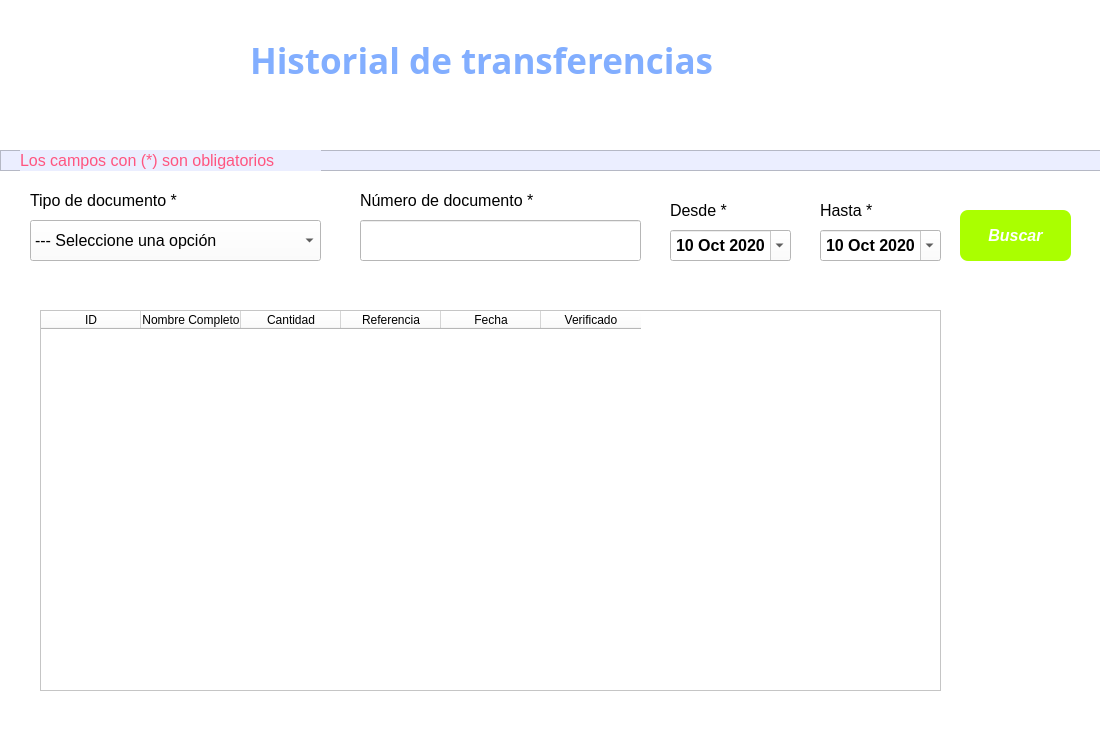
<?xml version="1.0" encoding="UTF-8"?>
<ui version="4.0">
 <class>Dialog</class>
 <widget class="QDialog" name="Dialog">
  <property name="windowModality">
   <enum>Qt::ApplicationModal</enum>
  </property>
  <property name="geometry">
   <rect>
    <x>0</x>
    <y>0</y>
    <width>1100</width>
    <height>730</height>
   </rect>
  </property>
  <property name="sizePolicy">
   <sizepolicy hsizetype="Preferred" vsizetype="Preferred">
    <horstretch>0</horstretch>
    <verstretch>0</verstretch>
   </sizepolicy>
  </property>
  <property name="minimumSize">
   <size>
    <width>1100</width>
    <height>300</height>
   </size>
  </property>
  <property name="maximumSize">
   <size>
    <width>1100</width>
    <height>730</height>
   </size>
  </property>
  <property name="font">
   <font>
    <bold>false</bold>
   </font>
  </property>
  <property name="contextMenuPolicy">
   <enum>Qt::DefaultContextMenu</enum>
  </property>
  <property name="windowTitle">
   <string>Historial de transferencias</string>
  </property>
  <property name="layoutDirection">
   <enum>Qt::LeftToRight</enum>
  </property>
  <property name="styleSheet">
   <string notr="true">background-color: rgb(255, 255, 255);</string>
  </property>
  <property name="sizeGripEnabled">
   <bool>false</bool>
  </property>
  <property name="modal">
   <bool>true</bool>
  </property>
  <widget class="QLabel" name="label">
   <property name="geometry">
    <rect>
     <x>30</x>
     <y>0</y>
     <width>161</width>
     <height>131</height>
    </rect>
   </property>
   <property name="text">
    <string/>
   </property>
   <property name="pixmap">
    <pixmap>../82392.png</pixmap>
   </property>
   <property name="scaledContents">
    <bool>true</bool>
   </property>
  </widget>
  <widget class="QLabel" name="label_3">
   <property name="geometry">
    <rect>
     <x>250</x>
     <y>40</y>
     <width>471</width>
     <height>41</height>
    </rect>
   </property>
   <property name="font">
    <font>
     <family>Rockwell Condensed</family>
     <pointsize>26</pointsize>
     <bold>true</bold>
    </font>
   </property>
   <property name="styleSheet">
    <string notr="true">color: rgb(130, 174, 255);</string>
   </property>
   <property name="text">
    <string>Historial de transferencias</string>
   </property>
  </widget>
  <widget class="QLabel" name="label_4">
   <property name="geometry">
    <rect>
     <x>30</x>
     <y>190</y>
     <width>171</width>
     <height>21</height>
    </rect>
   </property>
   <property name="font">
    <font>
     <pointsize>12</pointsize>
     <bold>false</bold>
    </font>
   </property>
   <property name="text">
    <string>Tipo de documento *</string>
   </property>
  </widget>
  <widget class="QComboBox" name="cbTipo">
   <property name="geometry">
    <rect>
     <x>30</x>
     <y>220</y>
     <width>291</width>
     <height>41</height>
    </rect>
   </property>
   <property name="font">
    <font>
     <pointsize>12</pointsize>
     <bold>false</bold>
    </font>
   </property>
   <item>
    <property name="text">
     <string>--- Seleccione una opción</string>
    </property>
   </item>
   <item>
    <property name="text">
     <string>DNI - Documento Identificativo</string>
    </property>
   </item>
   <item>
    <property name="text">
     <string>PSS - Pasaporte</string>
    </property>
   </item>
   <item>
    <property name="text">
     <string>VISA</string>
    </property>
   </item>
  </widget>
  <widget class="QLabel" name="label_5">
   <property name="geometry">
    <rect>
     <x>360</x>
     <y>190</y>
     <width>201</width>
     <height>21</height>
    </rect>
   </property>
   <property name="font">
    <font>
     <pointsize>12</pointsize>
     <bold>false</bold>
    </font>
   </property>
   <property name="text">
    <string>Número de documento *</string>
   </property>
  </widget>
  <widget class="QLineEdit" name="txtDocumento">
   <property name="geometry">
    <rect>
     <x>360</x>
     <y>220</y>
     <width>281</width>
     <height>41</height>
    </rect>
   </property>
   <property name="font">
    <font>
     <pointsize>12</pointsize>
     <bold>false</bold>
    </font>
   </property>
  </widget>
  <widget class="QPushButton" name="btnBuscar">
   <property name="geometry">
    <rect>
     <x>960</x>
     <y>210</y>
     <width>111</width>
     <height>51</height>
    </rect>
   </property>
   <property name="font">
    <font>
     <pointsize>12</pointsize>
     <italic>true</italic>
     <bold>true</bold>
    </font>
   </property>
   <property name="cursor">
    <cursorShape>PointingHandCursor</cursorShape>
   </property>
   <property name="styleSheet">
    <string notr="true">background-color: rgb(170, 255, 0);
color: rgb(255, 255, 255);
border-radius : 8px;</string>
   </property>
   <property name="locale">
    <locale language="Spanish" country="Spain"/>
   </property>
   <property name="text">
    <string>Buscar</string>
   </property>
  </widget>
  <widget class="QDateEdit" name="txtFechaDesde">
   <property name="geometry">
    <rect>
     <x>670</x>
     <y>230</y>
     <width>121</width>
     <height>31</height>
    </rect>
   </property>
   <property name="font">
    <font>
     <pointsize>12</pointsize>
     <bold>true</bold>
    </font>
   </property>
   <property name="alignment">
    <set>Qt::AlignCenter</set>
   </property>
   <property name="minimumDateTime">
    <datetime>
     <hour>0</hour>
     <minute>0</minute>
     <second>0</second>
     <year>1900</year>
     <month>1</month>
     <day>7</day>
    </datetime>
   </property>
   <property name="minimumDate">
    <date>
     <year>1900</year>
     <month>1</month>
     <day>7</day>
    </date>
   </property>
   <property name="calendarPopup">
    <bool>true</bool>
   </property>
   <property name="timeSpec">
    <enum>Qt::LocalTime</enum>
   </property>
   <property name="date">
    <date>
     <year>2020</year>
     <month>10</month>
     <day>10</day>
    </date>
   </property>
  </widget>
  <widget class="QLabel" name="label_12">
   <property name="geometry">
    <rect>
     <x>670</x>
     <y>200</y>
     <width>121</width>
     <height>21</height>
    </rect>
   </property>
   <property name="font">
    <font>
     <pointsize>12</pointsize>
     <bold>false</bold>
    </font>
   </property>
   <property name="text">
    <string>Desde *</string>
   </property>
  </widget>
  <widget class="QFrame" name="frame">
   <property name="geometry">
    <rect>
     <x>0</x>
     <y>150</y>
     <width>1101</width>
     <height>21</height>
    </rect>
   </property>
   <property name="styleSheet">
    <string notr="true">background-color: rgb(235, 238, 255);</string>
   </property>
   <property name="frameShape">
    <enum>QFrame::StyledPanel</enum>
   </property>
   <property name="frameShadow">
    <enum>QFrame::Raised</enum>
   </property>
   <widget class="QLabel" name="label_14">
    <property name="geometry">
     <rect>
      <x>20</x>
      <y>0</y>
      <width>301</width>
      <height>21</height>
     </rect>
    </property>
    <property name="font">
     <font>
      <pointsize>12</pointsize>
      <bold>false</bold>
     </font>
    </property>
    <property name="styleSheet">
     <string notr="true">color: rgb(255, 85, 127);</string>
    </property>
    <property name="text">
     <string>Los campos con (*) son obligatorios</string>
    </property>
   </widget>
  </widget>
  <widget class="QDateEdit" name="txtFechaHasta">
   <property name="geometry">
    <rect>
     <x>820</x>
     <y>230</y>
     <width>121</width>
     <height>31</height>
    </rect>
   </property>
   <property name="font">
    <font>
     <pointsize>12</pointsize>
     <bold>true</bold>
    </font>
   </property>
   <property name="alignment">
    <set>Qt::AlignCenter</set>
   </property>
   <property name="minimumDateTime">
    <datetime>
     <hour>0</hour>
     <minute>0</minute>
     <second>0</second>
     <year>1900</year>
     <month>1</month>
     <day>8</day>
    </datetime>
   </property>
   <property name="minimumDate">
    <date>
     <year>1900</year>
     <month>1</month>
     <day>8</day>
    </date>
   </property>
   <property name="calendarPopup">
    <bool>true</bool>
   </property>
   <property name="timeSpec">
    <enum>Qt::LocalTime</enum>
   </property>
   <property name="date">
    <date>
     <year>2020</year>
     <month>10</month>
     <day>10</day>
    </date>
   </property>
  </widget>
  <widget class="QLabel" name="label_13">
   <property name="geometry">
    <rect>
     <x>820</x>
     <y>200</y>
     <width>131</width>
     <height>21</height>
    </rect>
   </property>
   <property name="font">
    <font>
     <pointsize>12</pointsize>
     <bold>false</bold>
    </font>
   </property>
   <property name="text">
    <string>Hasta *</string>
   </property>
  </widget>
  <widget class="QTableWidget" name="tblHistorial">
   <property name="geometry">
    <rect>
     <x>40</x>
     <y>310</y>
     <width>901</width>
     <height>381</height>
    </rect>
   </property>
   <property name="sizeAdjustPolicy">
    <enum>QAbstractScrollArea::AdjustIgnored</enum>
   </property>
   <column>
    <property name="text">
     <string>ID</string>
    </property>
   </column>
   <column>
    <property name="text">
     <string>Nombre Completo</string>
    </property>
   </column>
   <column>
    <property name="text">
     <string>Cantidad</string>
    </property>
   </column>
   <column>
    <property name="text">
     <string>Referencia</string>
    </property>
   </column>
   <column>
    <property name="text">
     <string>Fecha</string>
    </property>
   </column>
   <column>
    <property name="text">
     <string>Verificado</string>
    </property>
   </column>
  </widget>
 </widget>
 <resources/>
 <connections/>
</ui>
